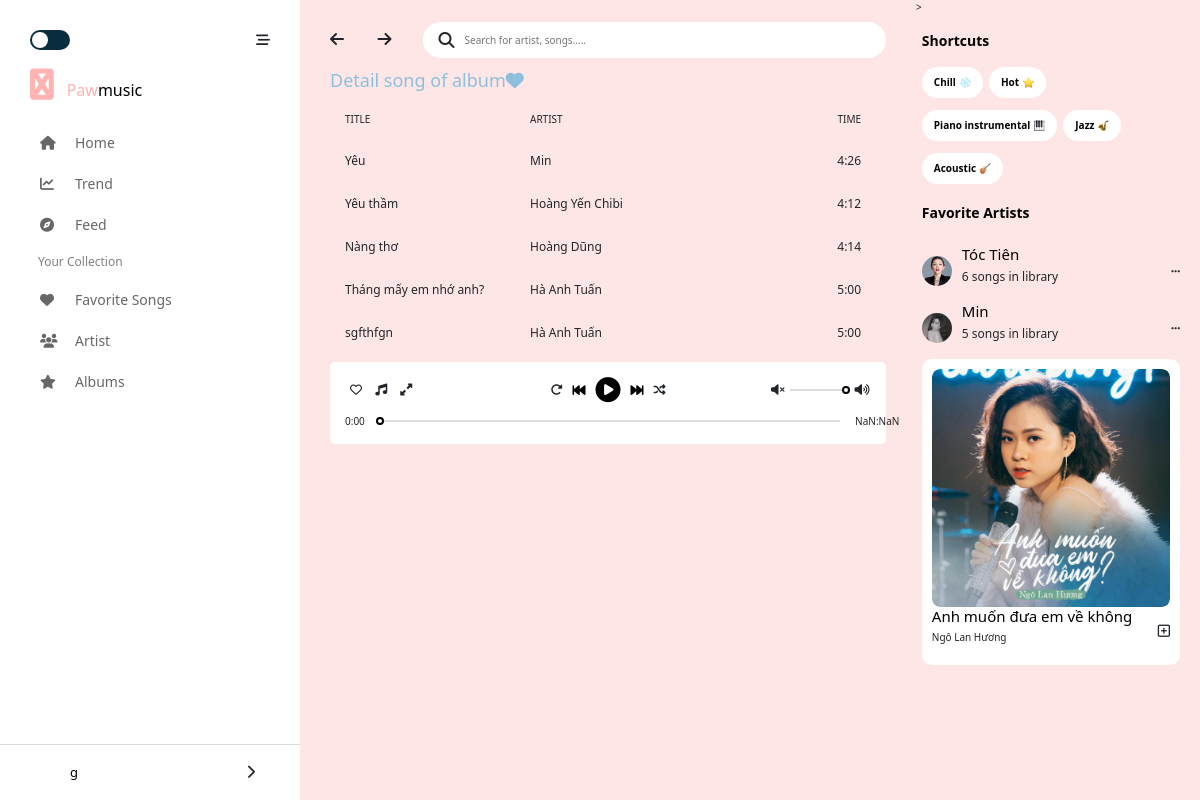
Before: /album/detail/1 (signed in) with the older database file.
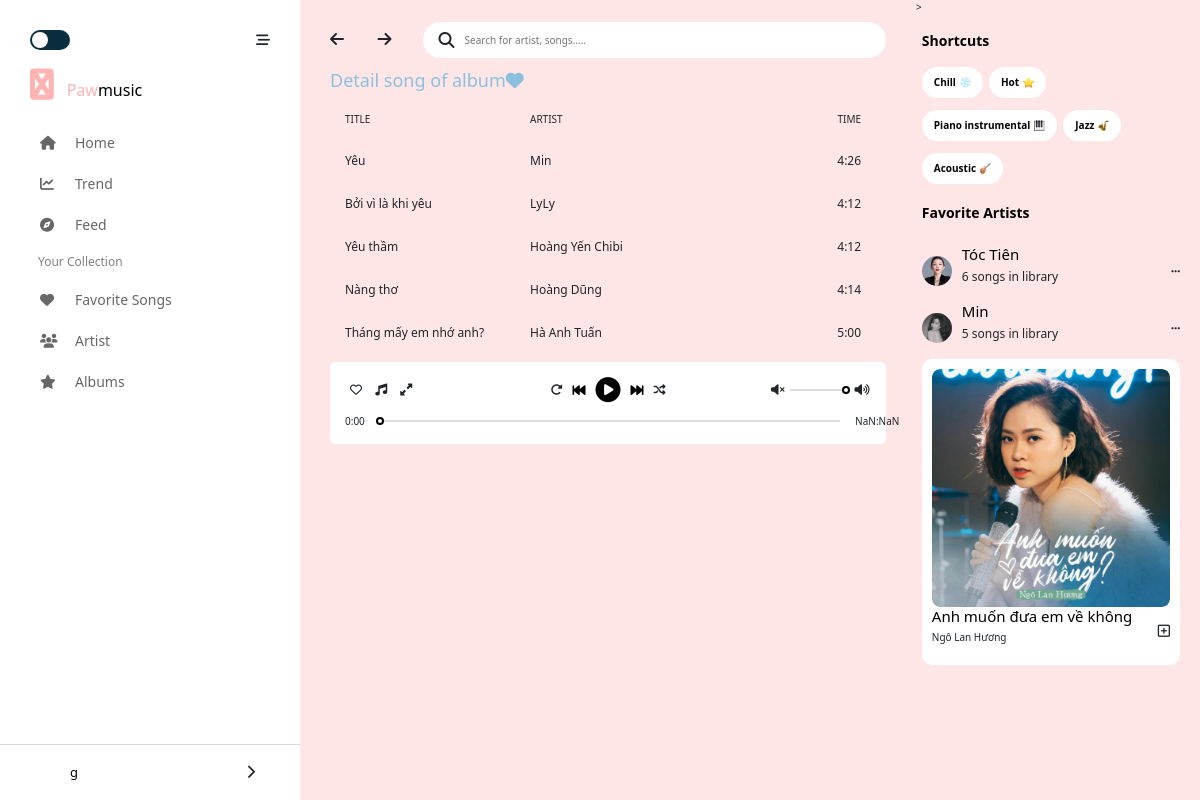
After: the same page with the newer database file.
### songs/models.py (models this page shows)
class Song(models.Model):
    name = models.TextField(max_length=256)
    time = models.TextField(max_length=50)
    linkSave = models.TextField()
    target = models.BooleanField(default=0)
    artist = models.ForeignKey(
        Artist,
        on_delete=models.CASCADE,
        blank=False,
        null=True)#1-n

### artists/models.py (models this page shows)
class Artist(models.Model):
    name = models.TextField(max_length=256)
    linkImage = models.TextField()
    description = models.TextField(default='')

### albumdetails/views.py (the view)
# urls.py: path('<int:id>', views.albumSongs,name='allsongs'),
def albumSongs(request, id):
    firstname = request.session["firstname"]
    request.session['idAlbum'] = id
    album = Album.objects.get(id = id)
    songs = album.songs.all()
    return render(request, 'authentication/albumDetail.html',{"songs": songs, "firstname": firstname})

### templates/authentication/albumDetail.html (shortened to what the changed rows need)
<!DOCTYPE html>
<html lang="en">
  <head>
    <link
      href="https://cdn.jsdelivr.net/npm/bootstrap@5.1.3/dist/css/bootstrap.min.css"
      rel="stylesheet"
    />
    <link rel="stylesheet" href="https://cdnjs.cloudflare.com/ajax/libs/font-awesome/5.15.1/css/all.min.css">
    <link rel="stylesheet" href="https://cdnjs.cloudflare.com/ajax/libs/font-awesome/6.1.1/css/all.min.css" />
    {% load static %}
    <link rel="stylesheet"  href="{%  static  'css/style.css'  %}" type="text/css">
    {% load static %}
    <link rel="stylesheet"  href="{%  static  'css/responsive.css'  %}" type="text/css">
    <link
      rel="stylesheet"
      href="https://unpkg.com/swiper/swiper-bundle.min.css"
    />
  </head>
  <body onload="LoadAB()">
    <div class="">
      <div id="main" style="width: 100%;">
        <div id="container" >
            <div id="main-content" >
                <div class="my-playlistFS">
                    <div class="playlist-list" >
                        {% for song in songs %}
                            <div class="playlist playlist--hover" id="playlist{{ song.id }}" ondblclick="SelectSong({{ song.id}})">
                                <p class="playlist__title">{{song.name}}</p>
                                <p class="playlist__artist">{{song.artist.name}}</p>
                                <p class="playlist__time">{{song.time}}</p>
                            </div>
                        {% endfor %}
                    </div>
                </div>
                        {% load static %}
            </div>>
                          {% load static %}
                          {% load static %}
                          {% load static %}
                          {% load static %}
                          {% load static %}
                          {% load static %}
                          {% load static %}
                          {% load static %}
      </div>
  </div>
    </div>
  </body>
</html>

Changed rows visible on the page:
removed Song: name "sgfthfgn", artist.name "Hà Anh Tuấn", time "5:00"
now on this page (row unchanged): Song: name "Bởi vì là khi yêu", artist.name "LyLy", time "4:12"
